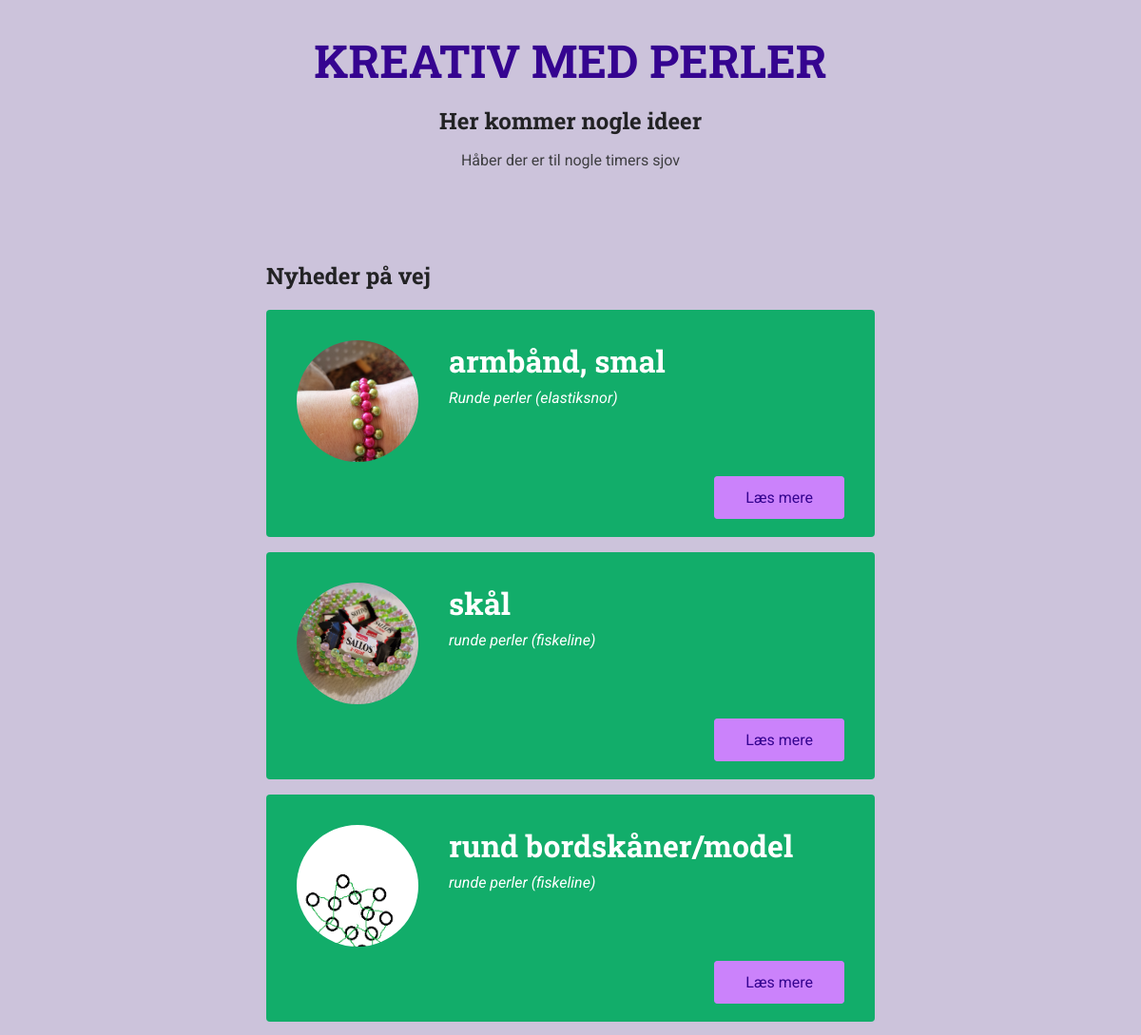
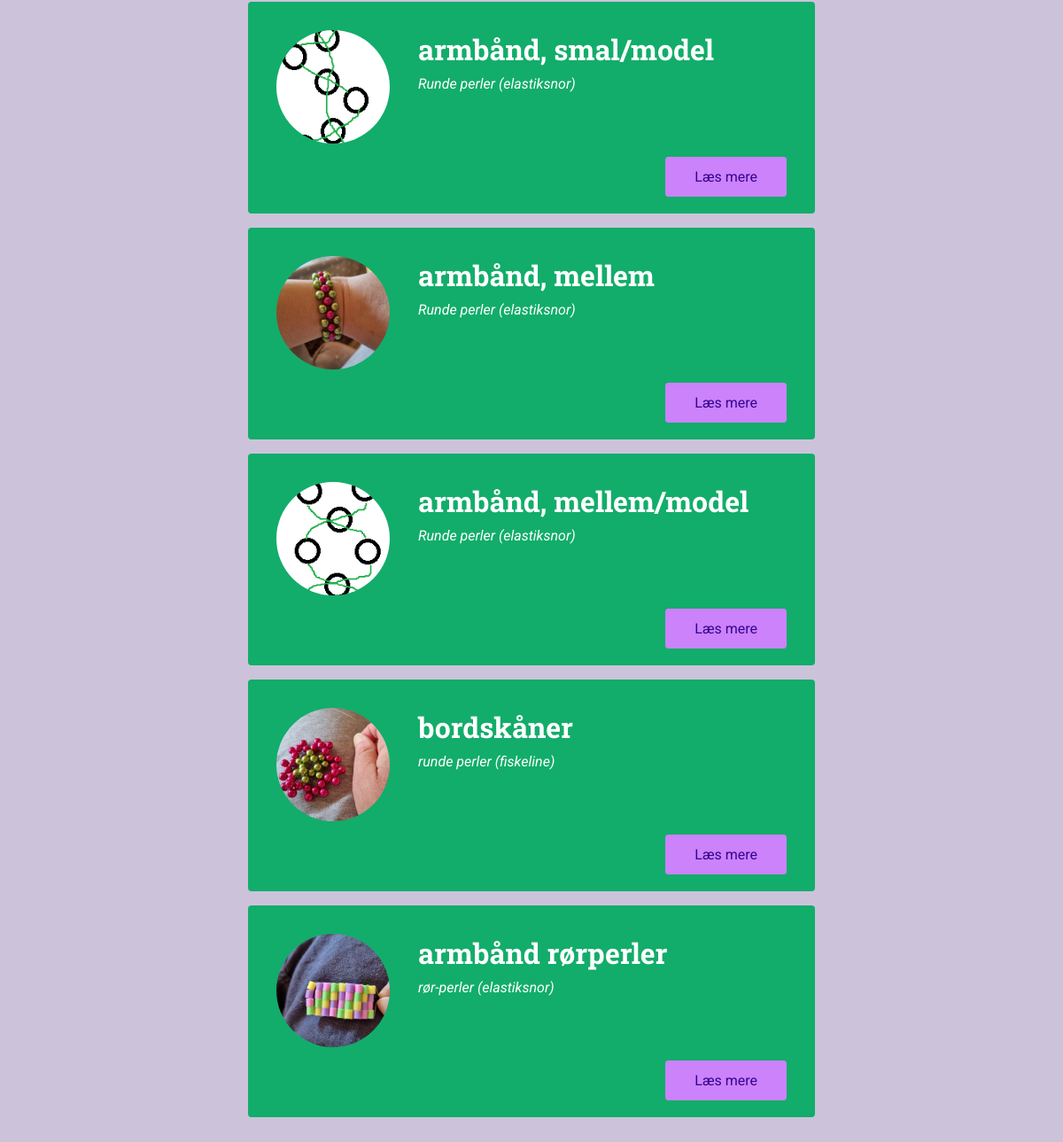
The app's page /meetups/ with its own data (2 pictures, top to bottom).
### meetups/models.py (models this page shows, shortened)
class Meetup(models.Model):
    title = models.CharField(max_length=60)
    organizer_email = models.EmailField()
    date = models.DateField()
    slug = models.SlugField(unique=True)
    description =models.TextField()
    image = models.ImageField(upload_to='images')
    location = models.ForeignKey(Location, on_delete=models.CASCADE)
    participants = models.ManyToManyField(Participant, blank=True)
    materialer = models.TextField()
    alder = models.TextField()

class Location(models.Model):
    name = models.CharField(max_length=200)
    address = models.CharField(max_length=300)
    def __str__(self):
        return f'{self.name} ({self.address})'

### meetups/views.py (the view)
# urls.py: path('', views.index, name='all-meetups'),
def index(request):
    meetups = Meetup.objects.all()
    return render(request, 'meetups/index.html', {
        'meetups': meetups
    })

### meetups/templates/meetups/index.html (shortened to what this page needs)
{% extends 'meetups/base/base.html' %}
{% load static %}
{% block site_css %}
    <link rel="stylesheet" href="{% static 'meetups/styles/all-meetups.css' %}">
{% endblock %}
{% block main_heading %}
Her kommer nogle ideer
{% endblock %}
{% block header_content %}
<p>Håber der er til nogle timers sjov</p>
{% endblock %}
{% block body %}
<section>
    <h2>Nyheder på vej</h2>
        <ol>
            {% for meetup_item in meetups %}
               {% include 'meetups/includes/meetup-item.html' with title=meetup_item.title image=meetup_item.image.url location='perler' slug=meetup_item.slug %}
            {% endfor %}
        </ol>
</section>
{% endblock %}

### meetups/templates/meetups/includes/meetup-item.html
<li class="meetup-item">
    <article>
        <div class="meetup-summary">
            <div class="meetup-image">
                <img src="{{ image }}" alt="{{ title }}">
            </div>
            <div class="meetup-details">
                <h3>{{ meetup_item.title }}</h3>
                <address>{{ meetup_item.location }}</address>
            </div>
        </div>
        <div class="meetup-actions">
            <a href="{% url 'meetup-detail' slug %}" class="btn">Læs mere</a>
        </div>
    </article>
</li>

### meetups/static/meetups/styles/base.css (style rules this page uses)
* { box-sizing: border-box; }
body { font-family: 'Roboto', sans-serif; margin: 0; background-color: #ccc3db; color: #3e3e41; }
h1, h2, h3 { font-family: 'Roboto Slab', sans-serif; color: #222224; }
button, .btn { cursor: pointer; font: inherit; padding: 0.5rem 1.5rem; background-color: #10b151; border: 1px solid #159fa6; color: white; border-radius: 4px; text-decoration: none; }

### meetups/static/meetups/styles/all-meetups.css (style rules this page uses)
section { max-width: 40rem; margin: 3rem auto; }
ol { list-style: none; margin: 0; padding: 0; }
.meetup-item { margin: 1rem 0; background-color: #12ad6a; padding: 2rem; color: white; border-radius: 4px; }
.meetup-summary { display: flex; align-items: flex-start; }
.meetup-image { margin-right: 2rem; }
.meetup-image img { width: 8rem; height: 8rem; object-fit: cover; border-radius: 50%; }
.meetup-details h3 { color: inherit; margin-top: 0; margin-bottom: 0.5rem; font-size: 2rem; }
.meetup-details address { font-style: italic; }
.meetup-actions { margin-top: 1.5rem; text-align: right; }
.meetup-actions .btn { background-color: #cb82fb; border-color: #cb82fb; color: #350490; padding: 0.75rem 2rem; }

### records on screen
Meetup: shows a picture, title "armbånd, smal", location "Runde perler (elastiksnor)"
Meetup: shows a picture, title "skål", location "runde perler (fiskeline)"
Meetup: title (picture), title "rund bordskåner/model", location "runde perler (fiskeline)"
Meetup: title (picture), title "armbånd, smal/model", location "Runde perler (elastiksnor)"
Meetup: shows a picture, title "armbånd, mellem", location "Runde perler (elastiksnor)"
Meetup: title (picture), title "armbånd, mellem/model", location "Runde perler (elastiksnor)"
Meetup: shows a picture, title "bordskåner", location "runde perler (fiskeline)"
Meetup: shows a picture, title "armbånd rørperler", location "rør-perler (elastiksnor)"
